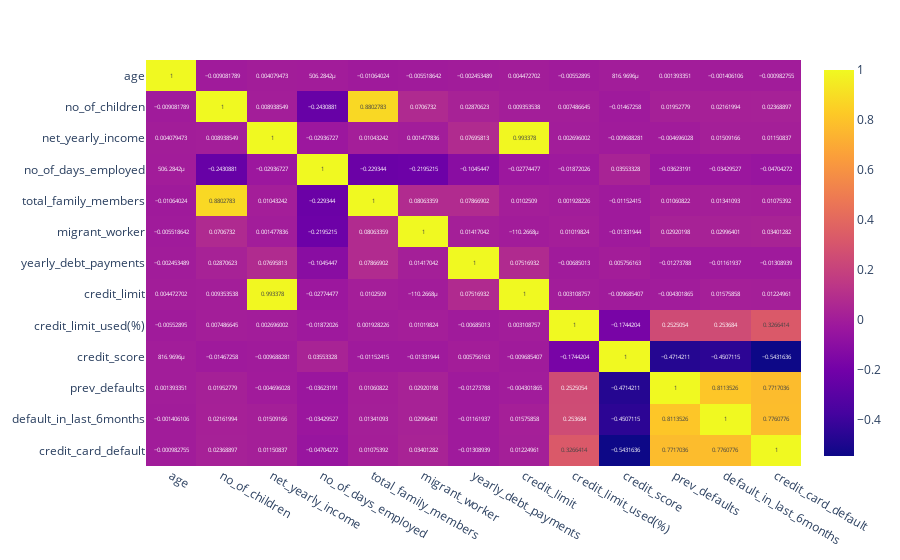

Here is the notebook cell this chart was saved with:
### Code cell
fig = plt.imshow(corr_matrix, text_auto=True, aspect="auto")
fig.show()

### Figure 1 — Plotly figure (JSON) as saved in the notebook; plotly's stock layout.template omitted (floating-point values rounded to 4 significant figures; data arrays with more than 128 entries replaced by an {"elided": "..."} marker saying what was removed)
{"data": [{"coloraxis": "coloraxis", "hovertemplate": "x: %{x}<br>y: %{y}<br>color: %{z}<extra></extra>", "name": "0", "texttemplate": "%{z}", "type": "heatmap", "x": ["age", "no_of_children", "net_yearly_income", "no_of_days_employed", "total_family_members", "migrant_worker", "yearly_debt_payments", "credit_limit", "credit_limit_used(%)", "credit_score", "prev_defaults", "default_in_last_6months", "credit_card_default"], "xaxis": "x", "y": ["age", "no_of_children", "net_yearly_income", "no_of_days_employed", "total_family_members", "migrant_worker", "yearly_debt_payments", "credit_limit", "credit_limit_used(%)", "credit_score", "prev_defaults", "default_in_last_6months", "credit_card_default"], "yaxis": "y", "z": {"elided": "13x13 float values"}}], "layout": {"coloraxis": {"colorscale": [[0, "#0d0887"], [0.1111, "#46039f"], [0.2222, "#7201a8"], [0.3333, "#9c179e"], [0.4444, "#bd3786"], [0.5556, "#d8576b"], [0.6667, "#ed7953"], [0.7778, "#fb9f3a"], [0.8889, "#fdca26"], [1, "#f0f921"]]}, "margin": {"t": 60}, "xaxis": {"anchor": "y", "domain": [0, 1]}, "yaxis": {"anchor": "x", "autorange": "reversed", "domain": [0, 1]}}}
